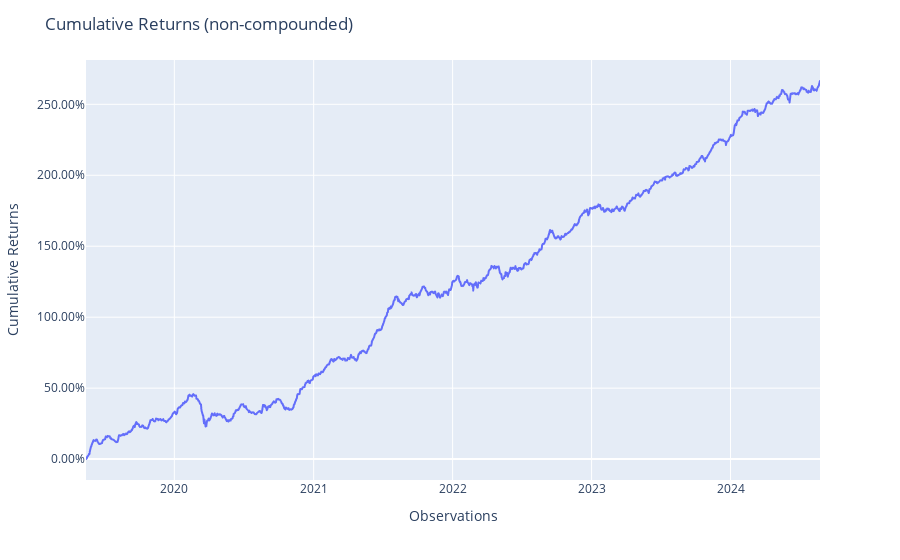

The notebook cell this image was saved under:
### Code cell
portfolio.plot_cumulative_returns()

### Figure 1 — Plotly figure (JSON) as saved in the notebook; plotly's stock layout.template omitted (floating-point values rounded to 4 significant figures; data arrays with more than 128 entries replaced by an {"elided": "..."} marker saying what was removed)
{"data": [{"hovertemplate": "variable=cumulative_returns<br>index=%{x}<br>value=%{y}<extra></extra>", "legendgroup": "cumulative_returns", "line": {"color": "#636efa", "dash": "solid"}, "marker": {"symbol": "circle"}, "mode": "lines", "name": "cumulative_returns", "showlegend": true, "type": "scattergl", "x": {"elided": "1303 str values"}, "xaxis": "x", "y": {"elided": "1303 float values"}, "yaxis": "y"}], "layout": {"legend": {"title": {"text": "variable"}, "tracegroupgap": 0}, "margin": {"t": 60}, "showlegend": false, "title": {"text": "Cumulative Returns (non-compounded)"}, "xaxis": {"anchor": "y", "domain": [0, 1], "title": {"text": "Observations"}}, "yaxis": {"anchor": "x", "domain": [0, 1], "tickformat": ".2%", "title": {"text": "Cumulative Returns"}}}}
